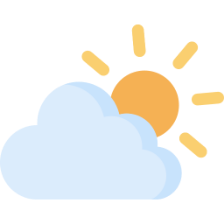
#> input picture Program's_Contributed_By_Contributors/Weather_website/images/mist.png, 224 x 224 px; its folder holds 4 pictures in this run
$ python dataset.py
#> lines starting #> are read from the running program, lines starting #| are printed output that depends on the picture
import os
import numpy as np
from PIL import Image
from sklearn.model_selection import train_test_split

def load_images_and_masks(image_directory, mask_directory):
    """
    Load images and corresponding masks from specified directories.
    Assumes that images and masks have the same filenames, allowing for different extensions.
    """
    images = []
    masks = []
    labels = []
    valid_image_extensions = {'.jpg', '.jpeg', '.png', '.bmp', '.tiff'}  # Valid extensions for images and masks

    # Walk through all files in the image directory
    for root, dirs, files in os.walk(image_directory):
        for file in files:
            image_path = os.path.join(root, file)

            # Check if the file is an image by extension
            if os.path.splitext(file)[1].lower() in valid_image_extensions:
                try:
                    # Load and convert image to RGB
                    with Image.open(image_path) as img:
#> img is the input picture: PIL image 224x224 RGBA; mean R, G, B, A 92.6, 92.3, 87.8, 100.8
                        img = img.convert('RGB')
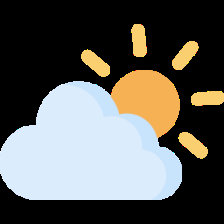
#> img: PIL image 224x224 RGB; mean R, G, B 92.6, 92.3, 87.8
                        images.append(np.array(img))

                    # Find the corresponding mask file (same name, different extension possible)
                    mask_name = os.path.splitext(file)[0]  # Get the name without extension
                    mask_file = None

                    # Search for the mask file in the mask directory
                    for ext in valid_image_extensions:
                        potential_mask_path = os.path.join(mask_directory, mask_name + ext)
                        if os.path.exists(potential_mask_path):
                            mask_file = potential_mask_path
                            break

                    if mask_file:
                        with Image.open(mask_file) as mask:
                            mask = mask.convert('L')  # 'L' mode for grayscale
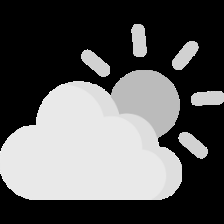
#> mask: PIL image 224x224 L; min 0, max 255, mean 91.9
                            masks.append(np.array(mask))
                    else:
                        print(f"Warning: No matching mask found for image {file} in {mask_directory}")
                        continue

                    # Example label assignment, assuming binary classification (adjust if multi-class)
                    label = 1 if 'glaucoma' in file.lower() else 0  # Example condition for labels
                    labels.append(label)

                except Exception as e:
                    print(f"Failed to load image or mask {image_path}: {e}")
            else:
                print(f"Skipping non-image file: {image_path}")

    return images, masks, labels

def preprocess_images_and_masks(images, masks, target_size=(224, 224)):
    """
    Resize and normalize images and masks.
    Masks are normalized to [0, 1] range and resized to the target size.
    """
#> called with target_size = (224, 224)
    resized_images = []
    resized_masks = []

    for img, mask in zip(images, masks):
        # Resize image and mask to the target size
        img_resized = np.array(Image.fromarray(img).resize(target_size))
        mask_resized = np.array(Image.fromarray(mask).resize(target_size, Image.NEAREST))  # Use nearest-neighbor for masks

        resized_images.append(img_resized)
        resized_masks.append(mask_resized)

        # Print shapes for debugging
        print(f"Image shape after resize: {img_resized.shape}")
        print(f"Mask shape after resize: {mask_resized.shape}")
#> this loop made 4 passes
#> pass 2, in preprocess_images_and_masks, `img_resized = np.array(Image.fromarray(img).resize(target_size))`:
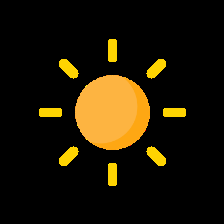
#> img_resized: shape (224, 224, 3); mean R, G, B 30.9, 22.8, 4.8
#> pass 2, in preprocess_images_and_masks, `mask_resized = np.array(Image.fromarray(mask).resize(target_size, Imag..`:
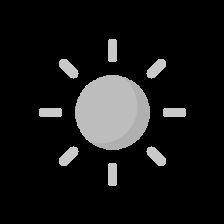
#> mask_resized: shape (224, 224); min 0, max 226, mean 23.2
#> pass 3, in preprocess_images_and_masks, `img_resized = np.array(Image.fromarray(img).resize(target_size))`:
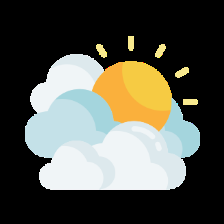
#> img_resized: shape (224, 224, 3); mean R, G, B 85, 85.6, 76.5
#> pass 3, in preprocess_images_and_masks, `mask_resized = np.array(Image.fromarray(mask).resize(target_size, Imag..`:
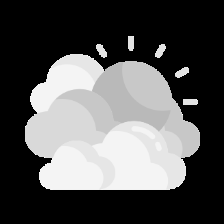
#> mask_resized: shape (224, 224); min 0, max 255, mean 84.4

    images_normalized = np.array(resized_images) / 255.0
    masks_normalized = np.array(resized_masks) / 255.0  # Normalize masks

    # Ensure masks have the correct shape (height, width, 1)
    masks_normalized = np.expand_dims(masks_normalized, axis=-1)

    return images_normalized, masks_normalized

def main():
    # Define paths for images and masks
    train_image_dir = r'C:\Users\abhir\Desktop\REFUGE2\train\images'
    train_mask_dir = r'C:\Users\abhir\Desktop\REFUGE2\train\mask'

    print("Processing images and masks...")
    images, masks, labels = load_images_and_masks(train_image_dir, train_mask_dir)

    # Check if any images or masks were loaded
    if len(images) == 0 or len(masks) == 0:
        raise ValueError("No images or masks were loaded. Check the dataset path and file formats.")

    # Preprocess images and masks
    images, masks = preprocess_images_and_masks(images, masks)

    # Split the data into training, validation, and test sets
    X_train_img, X_temp_img, X_train_mask, X_temp_mask, y_train, y_temp = train_test_split(
        images, masks, labels, test_size=0.4, random_state=42)

    X_val_img, X_test_img, X_val_mask, X_test_mask, y_val, y_test = train_test_split(
        X_temp_img, X_temp_mask, y_temp, test_size=0.5, random_state=42)

    # Print the shape of the datasets
    print(f"Training set size: {X_train_img.shape}, Masks size: {X_train_mask.shape}, Labels size: {len(y_train)}")
    print(f"Validation set size: {X_val_img.shape}, Masks size: {X_val_mask.shape}, Labels size: {len(y_val)}")
    print(f"Test set size: {X_test_img.shape}, Masks size: {X_test_mask.shape}, Labels size: {len(y_test)}")

if __name__ == "__main__":
    main()
